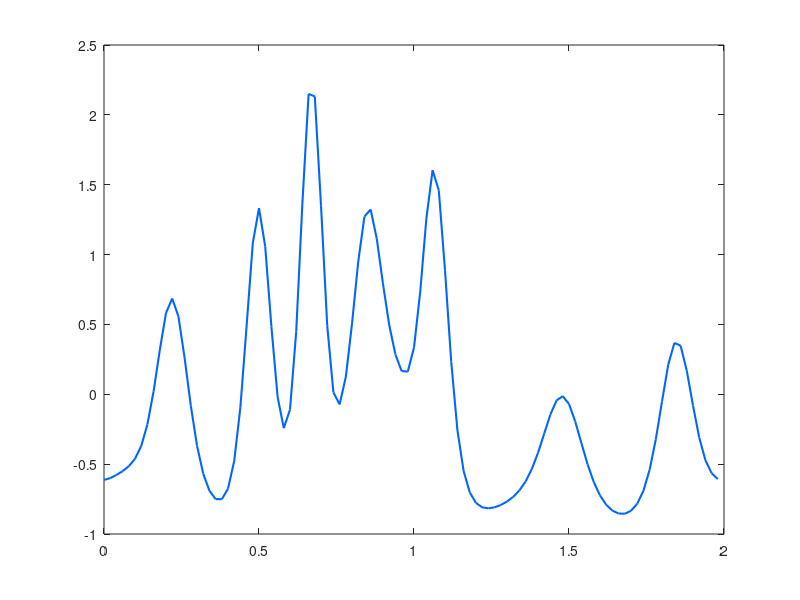

Source code (MATLAB): (Note: this script raises an error after producing the figure.)
% Implementation of six different schemes applied to the Korteweg-de Vries
% equation, as it is given in Eidnes and Li: "Linearly implicit local and
% global energy-preserving methods for Hamiltonian PDEs" [EL19].
% The schemes are:
% ** the LILEP and LIGEP schemes of [EL19],
% ** the LEP and GEP schemes of
% Gong, Cai and Wang: "Some new structure-preserving algorithms for general
% multi-symplectic formulations of Hamiltonian PDEs" (2014)
% ** the implicit midpoint (IMP) and multi-symplectic box (MSB) schemes of
% Ascher and McLachlan: "On symplectic and multisymplectic schemes for the
% KdV equation" (2005)
% ** a schme obtained by a spatial discretization based on the standard
% formualtion of the KdV equation, i.e. not on its multi-symplectic form,
% and the average vector field method in time (AVFM)
% 
% Code written by Sølve Eidnes and Lu Li

k = .01; % Time step size
T = 10; % End time
N = round(T/k); % Number of time steps

% % Initial conditions:
%
% Test problem 1 in [EL19]:
P = 2; % Length of spatial domain
M = 100; % Number of spatial steps
h = P/M; % Spatial step size
x = (0:h:P-h)';
gamma = 0.022;
eta = 1;
u0 = cos(pi*x);
%
% % Test problem 2 in [EL19]:
% P = 20; % Length of spatial domain
% M = 100; % Number of spatial steps
% h = P/M; % Spatial step size
% x = (0:h:P-h)';
% gamma = 1;
% eta = 6;
% c = 4;
% u_ana = @(x,t) 0.5*c*sech(mod(-x+c*t,P)-P/2).^2;
% u0 = u_ana(x,0);

% Creating the average and forward difference matrices:
e = ones(M,1);
Ax = .5*spdiags([e e], 0:1, M, M);
Ax(M,1) = .5;
deltax = 1/h*spdiags([-e e], 0:1, M, M);
deltax(M,1) = 1/h;
I = speye(M);

uNs = zeros(7,M); % To store solution values from all seven methods
% To store discrete approximations to the energy at every time step:
energies = zeros(1,N);
energiesK = zeros(1,N);

% LILEP
u = u0;
tic
for i = 1:N
    un = (1/k*Ax^3 + .5*eta*deltax*Ax*spdiags(Ax*u,0,M,M)*Ax + .5*gamma^2*deltax^3)\(1/k*Ax^3*u-.5*gamma^2*deltax^3*u);
    energies(i) = h*1/6*sum(-gamma^2*3*(deltax*u).^2 + eta*(Ax*u).^3);
    energiesK(i) = h*1/6*sum(-gamma^2*((deltax*u).^2 + 2*(deltax*u).*(deltax*un)) + eta*(Ax*u).^2.*(Ax*un));
    u = un;
end
fprintf('The LILEP scheme used %f seconds.\n',toc);
uNs(1,:) = u;
figure(1)
plot(x,uNs(1,:),'LineWidth',1.5,'Color',[0,.4,1])
hold on

% LEP
u = u0;
tic
for i = 1:N
    un = newton_KdV_LEP(u,u,eta,gamma,deltax,Ax,k,M,1e-10);
    energies(i) = h*1/6*sum(-gamma^2*3*(deltax*u).^2 + eta*(Ax*u).^3);
    energiesK(i) = h*1/6*sum(-gamma^2*((deltax*u).^2 + 2*(deltax*u).*(deltax*un)) + eta*(Ax*u).^2.*(Ax*un));
    u = un;
end
fprintf('The LEP scheme used %f seconds.\n',toc);
uNs(2,:) = u;
figure(1)
plot(x,uNs(2,:),'LineStyle','--','LineWidth',1.5,'Color',[.6,.8,1])

% LIGEP
deltacx = .5/h*spdiags([-e e], [-1,1], M, M);
deltacx(M,1) = .5/h;
deltacx(1,M) = -.5/h;
u = u0;
%D1 = deltacx;
D1 = fourierD1(M,P);
tic
for i = 1:N
    un = (I/k + .5*eta*D1*spdiags(u,0,M,M) + .5*gamma^2*D1^3)\(1/k*u - .5*gamma^2*D1^3*u);
    energies(i) = h*1/6*(-3*gamma^2*sum((D1*un).^2) + eta*sum(un.^3));
    energiesK(i) = h*1/6*(-gamma^2*sum((D1*u).^2+2*(D1*u).*(D1*un)) + eta*sum(u.^2.*un));
    u = un;
end
fprintf('The LIGEP scheme used %f seconds.\n',toc);
uNs(3,:) = u;
figure(1)
plot(x,uNs(3,:),'LineWidth',1.5,'Color',[.8,0,.2])

% GEP
u = u0;
%D1 = deltacx;
D1 = fourierD1(M,P);
tic
for i = 1:N
    un = newton_KdV_GEP(u,u,eta,gamma,D1,k,M,1e-10);
    energies(i) = h*1/6*(-3*gamma^2*sum((D1*un).^2) + eta*sum(un.^3));
    energiesK(i) = h*1/6*(-gamma^2*sum((D1*u).^2+2*(D1*u).*(D1*un)) + eta*sum(u.^2.*un));
    u = un;
end
fprintf('The GEP scheme used %f seconds.\n',toc);
uNs(4,:) = u;
figure(1)
plot(x,uNs(4,:),'LineStyle','--','LineWidth',1.5,'Color',[1,.6,.7])

% Creating matrices needed for the IMP, MSB and AVFM schemes:
deltac = .5/h*spdiags([-e e], [-1 1], M, M);
deltac(M,1) = .5/h; deltac(1,M) = -.5/h;
dc3 = spdiags([-e 2*e -2*e e], [-2 -1 1 2], M, M);
dc3(M,1) = -2; dc3(1,M) = 2; dc3(M,2) = 1;
dc3(M-1,1) = 1; dc3(1,M-1) = -1; dc3(2,M) = -1;
dc3 = .5/h^3*dc3;
otto = spdiags([e 3*e 3*e e], [-2 -1 0 1], M, M);
otto(1,M-1) = 1; otto(1,M) = 3; otto(2,M) = 1; otto(M,1) = 1;
motto = spdiags([-e 3*e -3*e e], [-2 -1 0 1], M, M);
motto(1,M-1) = -1; motto(1,M) = 3; motto(2,M) = -1; motto(M,1) = 1;
moo = spdiags([-e -e e e], [-2 -1 0 1], M, M);
moo(1,M-1) = -1; moo(1,M) = -1; moo(2,M) = -1; moo(M,1) = 1;
dd = 1/h^2*spdiags([e -2*e e], -1:1, M, M);
dd(M,1) = 1/h^2; dd(1,M) = 1/h^2;

% IMP
u = u0;
energies = zeros(1,N);
energiesK = zeros(1,N);
%theta = 2/3;
theta = 1;
tic
for i = 1:N
    u = newton_KdV_IMP(u,u,eta,gamma,deltac,dc3,k,theta,M,I,1e-10);
end
fprintf('The IMP scheme used %f seconds.\n',toc);
uNs(5,:) = u;
figure(1)
plot(x,uNs(5,:),'LineWidth',1.5,'Color',[.6,.8,.6])

% MSB
u = u0;
tic
for i = 1:N
    u = newton_KdV_MSB(u,u,eta,gamma,otto,motto,moo,k,h,M,1e-10);
end
fprintf('The MSB scheme used %f seconds.\n',toc);
uNs(6,:) = u;
figure(1)
plot(x,uNs(6,:),'LineWidth',1.5,'Color',[.7,.6,.8])

% AVFM
u = u0;
tic
for i = 1:N
    u = newton_KdV_AVF(u,u,eta,gamma,deltac,dd,k,M,I,1e-10);
end
fprintf('The AVFM scheme used %f seconds.\n',toc);
uNs(7,:) = u;
figure(1)
plot(x,uNs(6,:),'LineStyle','--','LineWidth',1.5,'Color',[1,0.6,0])
hold off

figure(1)
set(gca,'fontsize',9)
legend('LILEP','LEP','LIGEP','GEP','IMP','MSB','AVFM','Location','northeast')
ylabel('u(x,T)')
xlabel('x')

%%%%
function un = newton_KdV_LEP(u,un,eta,gamma,deltax,Ax,k,M,tol)
f = @(un) 1/k*Ax^3*(un-u) + 1/6*deltax*Ax*eta*((Ax*un).^2+(Ax*un).*(Ax*u)+(Ax*u).^2) + .5*gamma^2*(deltax^3*un+deltax^3*u);
J = @(un) 1/k*Ax^3 + 1/6*deltax*Ax*eta*(spdiags(Ax*u,0,M,M)*Ax+2*spdiags(Ax*un,0,M,M)*Ax) + .5*gamma^2*deltax^3;
err = norm(f(un));
c = 0;
while err > tol
    un = un - J(un)\f(un);
    err = norm(f(un));
    c = c+1;
    if c > 5
        break;
        err
    end
end
end

function un = newton_KdV_GEP(u,un,eta,gamma,Dx,k,M,tol)
f = @(un) 1/k*(un-u) + 1/6*Dx*eta*(un.^2+un.*u+u.^2) + .5*gamma^2*(Dx^3*un+Dx^3*u);
I = speye(M);
J = @(un) 1/k*I + 1/6*Dx*eta*(spdiags(u,0,M,M)+2*spdiags(un,0,M,M)) + .5*gamma^2*Dx^3;
err = norm(f(un));
c = 0;
while err > tol
    un = un - J(un)\f(un);
    err = norm(f(un));
    c = c+1;
    if c > 5
        break;
        err
    end
end
end

function un = newton_KdV_IMP(u,un,eta,gamma,deltac,dc3,k,theta,M,I,tol)
f = @(un) 1/k*(un-u) + .5*eta*(theta*deltac*((.5*(u+un)).^2) + (1-theta)*(u+un).*(deltac*.5*(u+un))) + gamma^2*dc3*(.5*(u+un));
J = @(un) 1/k*I + .5*eta*(.5*theta*deltac*spdiags(u+un,0,M,M) + (1-theta)*.5*(spdiags(u+un,0,M,M)*deltac + spdiags(deltac*(u+un),0,M,M))) + .5*gamma^2*dc3;
err = norm(f(un));
c = 0;
while err > tol
    un = un - J(un)\f(un);
    err = norm(f(un));
    c = c+1;
    if c > 5
        break;
        err
    end
end
end

function un = newton_KdV_MSB(u,un,eta,gamma,otto,motto,moo,k,h,M,tol)
f = @(un) 1/k*otto*(un-u) + .25*eta/h*moo*((u+un).^2) + 4*gamma^2/h^3*motto*(u+un);
J = @(un) 1/k*otto + .5*eta/h*moo*spdiags(u+un,0,M,M) + 4*gamma^2/h^3*motto;
err = norm(f(un));
c = 0;
while err > tol
    un = un - J(un)\f(un);
    err = norm(f(un));
    c = c+1;
    if c > 5
        break;
        err
    end
end
end

function un = newton_KdV_AVF(u,un,eta,gamma,deltac,dc2,k,M,I,tol)
f = @(un) 1/k*(un-u) + deltac*(.5*eta*1/3*(u.^2+u.*un+un.^2) + gamma^2*dc2*(.5*(u+un)));
J = @(un) 1/k*I + deltac*(.5*eta*spdiags(1/3*(u+2*un),0,M,M) + .5*gamma^2*dc2);
err = norm(f(un));
c = 0;
while err > tol
    un = un - J(un)\f(un);
    err = norm(f(un));
    c = c+1;
    if c > 5
        break;
        err
    end
end
end

function D1 = fourierD1(M,L)
mu = 2*pi/L;
D1 = zeros(M,M);
for j = 1:M
    for k = 1:M
        if j == k
            D1(j,k) = 0;
        else
            D1(j,k) = 1/2*mu*(-1)^(j+k)*cot(mu*(j-k)*L/M/2);
        end
    end
end
if mod(M,2) == 1
    for j = 1:(M-1)/2
        for k = (j+(M+1)/2):M
            D1(j,k) = -D1(j,k);
            D1(M+1-j,M+1-k) = -D1(M+1-j,M+1-k);
        end
    end
end
end